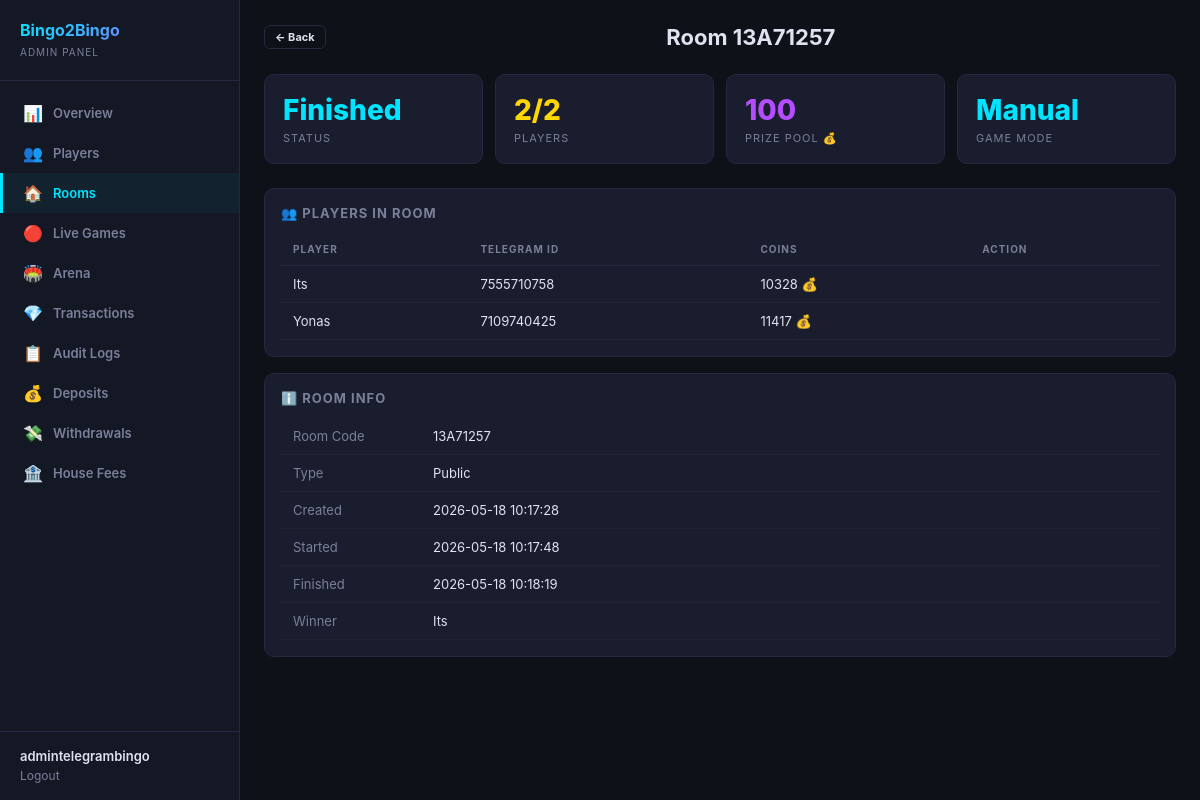
Before: /dashboard/rooms/13A71257/ (signed in) with the older database file.
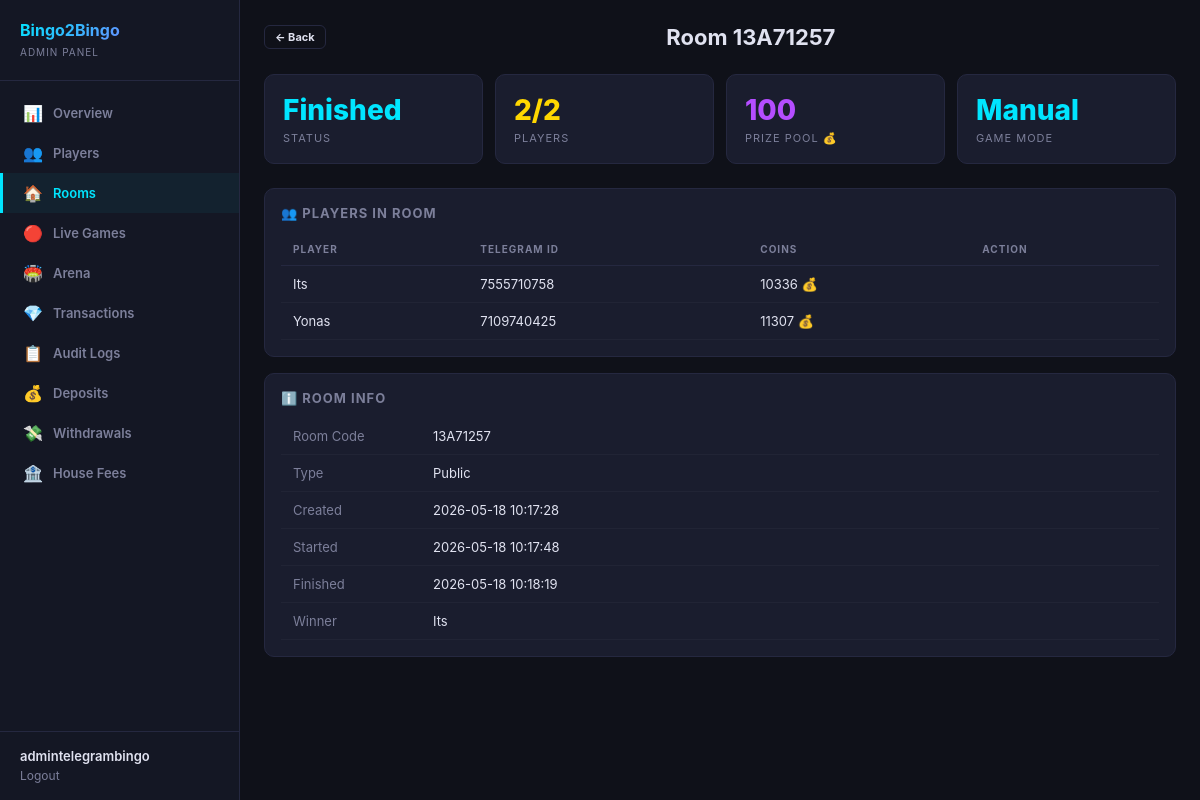
After: the same page with the newer database file.
### games/models.py (models this page shows, shortened)
class BingoCard(models.Model):
    player = models.ForeignKey(Player, on_delete=models.CASCADE, related_name='bingo_cards')
    game_room = models.ForeignKey(GameRoom, on_delete=models.CASCADE, related_name='bingo_cards')
    numbers = models.JSONField(default=list)
    marked = models.JSONField(default=list)
    is_winner = models.BooleanField(default=False)
    created_at = models.DateTimeField(default=timezone.now)
    class Meta:
        verbose_name = 'Bingo Card'
        verbose_name_plural = 'Bingo Cards'
        unique_together = ('player', 'game_room')

### users/models.py (models this page shows, shortened)
class Player(models.Model):
    telegram_id = models.BigIntegerField(unique=True, db_index=True)
    username = models.CharField(max_length=255, blank=True, default='')
    first_name = models.CharField(max_length=255, blank=True, default='')
    phone_number = models.CharField(max_length=20, blank=True, default='')
    coins = models.BigIntegerField(default=10)
    wins = models.IntegerField(default=0)
    losses = models.IntegerField(default=0)
    games_played = models.IntegerField(default=0)
    xp = models.BigIntegerField(default=0)
    level = models.IntegerField(default=1)
    referral_code = models.CharField(max_length=32, unique=True, blank=True)
    invited_by = models.ForeignKey(
        'self', null=True, blank=True,
        on_delete=models.SET_NULL,
        related_name='invitees'
    )
    is_banned = models.BooleanField(default=False)
    last_daily_bonus = models.DateTimeField(null=True, blank=True)
    created_at = models.DateTimeField(default=timezone.now)
    class Meta:
        verbose_name = 'Player'
        verbose_name_plural = 'Players'
        ordering = ['-coins']

### dashboard/views.py (the view)
# urls.py: path('rooms/<str:room_code>/', views.room_detail, name='room_detail'),
@admin_required
def room_detail(request, room_code):
    room = get_object_or_404(
        GameRoom.objects.annotate(pc=Count('bingo_cards')).select_related('winner'),
        room_code=room_code
    )
    cards = list(BingoCard.objects.filter(game_room=room).select_related('player'))
    history = GameHistory.objects.filter(game_room=room).first()
    return render(request, 'dashboard/room_detail.html', {
        'room': room,
        'cards': cards,
        'history': history,
    })

### dashboard/auth.py (called while the page is built)
def admin_required(view_func):
    @wraps(view_func)
    def wrapper(request, *args, **kwargs):
        if not request.user.is_authenticated:
            return redirect('dashboard:login')
        if not request.user.is_staff and not request.user.is_superuser:
            messages.error(request, 'Access denied. Staff only.')
            return redirect('dashboard:login')
        return view_func(request, *args, **kwargs)
    return wrapper

### dashboard/templates/dashboard/room_detail.html (shortened to what this page needs)
{% extends 'dashboard/base.html' %}
{% block content %}
<div class="header">
  <a href="{% url 'dashboard:rooms' %}" class="btn btn-outline btn-sm">← Back</a>
  <h1>Room {{ room.room_code }}</h1>
</div>
<div class="stats-grid">
  <div class="stat-card {% if room.status == 'waiting' %}orange{% elif room.status == 'active' %}green{% else %}cyan{% endif %}">
    <div class="stat-value" id="room-status">{{ room.get_status_display }}</div>
    <div class="stat-label">Status</div>
  </div>
  <div class="stat-card gold">
    <div class="stat-value" id="player-count">{{ room.pc }}/{{ room.max_players }}</div>
    <div class="stat-label">Players</div>
  </div>
  <div class="stat-card purple">
    <div class="stat-value" id="prize-pool">{{ room.prize_pool }}</div>
    <div class="stat-label">Prize Pool 💰</div>
  </div>
  <div class="stat-card cyan">
    <div class="stat-value" id="game-mode-badge">{{ room.game_mode|default:'auto'|title }}</div>
    <div class="stat-label">Game Mode</div>
  </div>
</div>
<div class="card">
  <div class="card-header">👥 Players in Room</div>
  <table>
    <thead><tr><th>Player</th><th>Telegram ID</th><th>Coins</th><th>Action</th></tr></thead>
    <tbody>
    {% for card in cards %}
    <tr>
      <td>{{ card.player.first_name }}</td>
      <td>{{ card.player.telegram_id }}</td>
      <td>{{ card.player.coins }} 💰</td>
      <td>
      </td>
    </tr>
    {% empty %}
    <tr><td colspan="4" style="text-align:center;color:var(--muted);padding:16px;">No players</td></tr>
    {% endfor %}
    </tbody>
  </table>
</div>
<div class="card">
  <div class="card-header">ℹ️ Room Info</div>
  <table>
    <tr><td style="color:var(--muted);width:140px;">Room Code</td><td>{{ room.room_code }}</td></tr>
    <tr><td style="color:var(--muted);">Type</td><td>{{ room.get_room_type_display }}</td></tr>
    <tr><td style="color:var(--muted);">Created</td><td>{{ room.created_at|date:"Y-m-d H:i:s" }}</td></tr>
    <tr><td style="color:var(--muted);">Started</td><td>{{ room.started_at|date:"Y-m-d H:i:s"|default:"—" }}</td></tr>
    <tr><td style="color:var(--muted);">Finished</td><td>{{ room.finished_at|date:"Y-m-d H:i:s"|default:"—" }}</td></tr>
    <tr><td style="color:var(--muted);">Winner</td><td>{{ room.winner.first_name|default:"—" }}</td></tr>
  </table>
</div>
{% endblock %}

Changed rows visible on the page:
changed through a linked row, BingoCard "Its": player.coins "10328" → "10336"
changed through a linked row, BingoCard "Yonas": player.coins "11417" → "11307"
